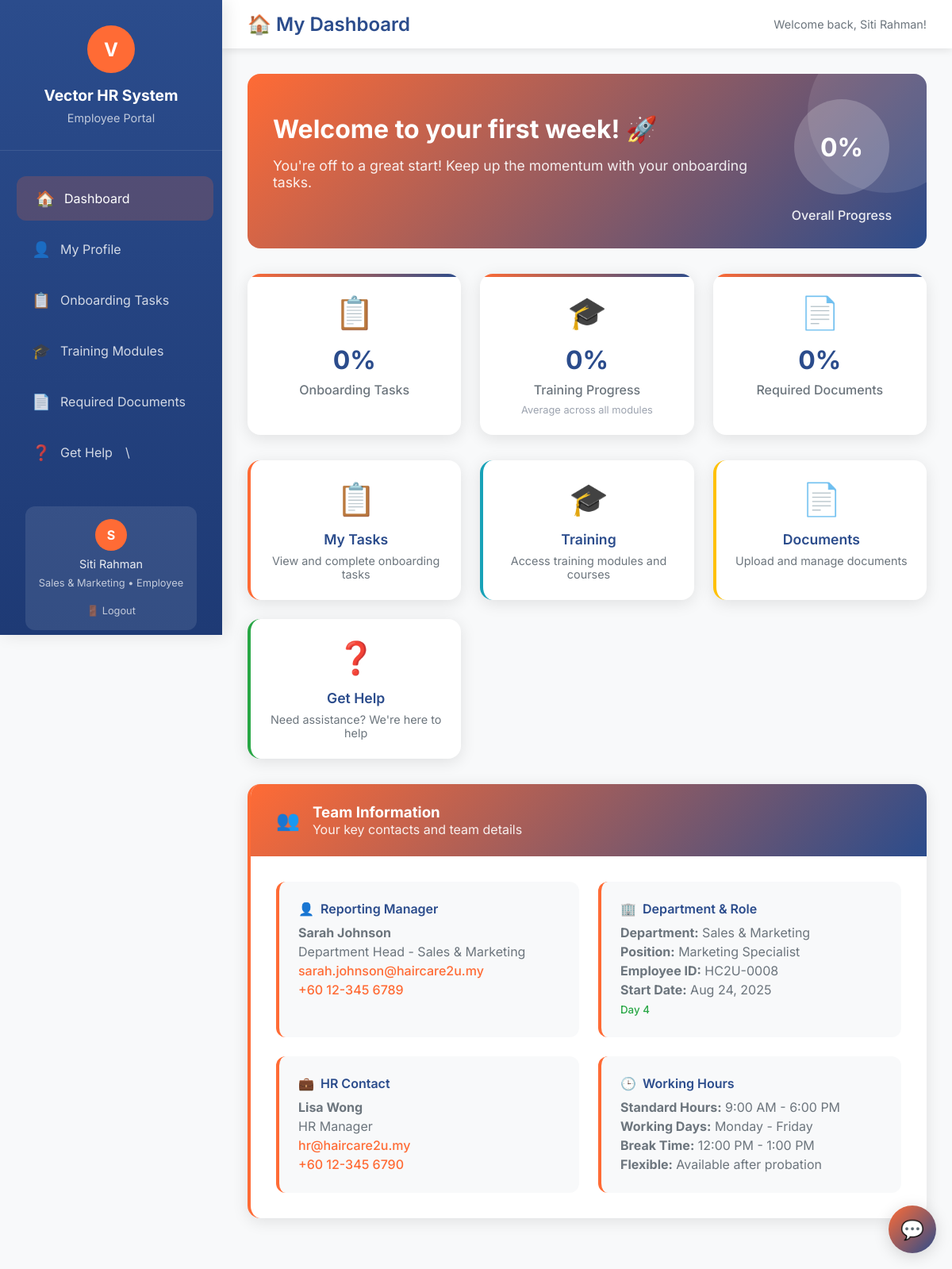
The app's page /employee-dashboard.php (signed in) with its own data.
### tables this page shows
CREATE TABLE `users` (
  `id` int(11) NOT NULL,
  `username` varchar(50) NOT NULL,
  `email` varchar(100) NOT NULL,
  `password` varchar(255) NOT NULL,
  `full_name` varchar(100) NOT NULL,
  `role` enum('hr','candidate','employee') NOT NULL,
  `status` enum('active','inactive') DEFAULT 'active',
  `created_at` timestamp NOT NULL DEFAULT current_timestamp(),
  `updated_at` timestamp NOT NULL DEFAULT current_timestamp() ON UPDATE current_timestamp(),
  `reset_token` varchar(64) DEFAULT NULL,
  `reset_expires` datetime DEFAULT NULL,
  `job_position_id` int(11) DEFAULT NULL,
  `department` varchar(50) DEFAULT 'ALL'
);

CREATE TABLE `job_positions` (
  `id` int(11) NOT NULL,
  `title` varchar(100) NOT NULL,
  `department` varchar(50) NOT NULL,
  `description` text DEFAULT NULL,
  `required_skills` text NOT NULL,
  `experience_level` enum('entry','mid','senior') DEFAULT 'mid',
  `status` enum('active','closed') DEFAULT 'active',
  `created_by` int(11) DEFAULT NULL,
  `created_at` timestamp NOT NULL DEFAULT current_timestamp()
);

### employee-dashboard.php (the view, shortened to what this page needs)
<?php
require_once 'includes/functions.php';
$user_id = $_SESSION['user_id'];
$stmt = $connection->prepare("
    SELECT u.*, jp.title as job_title, jp.department as job_department, jp.description as job_description
    FROM users u
    LEFT JOIN job_positions jp ON u.job_position_id = jp.id
    WHERE u.id = ?
");
$stmt->bind_param("i", $user_id);
$stmt->execute();
$employee = $stmt->get_result()->fetch_assoc();
$user_department = $employee['job_department'] ?: $employee['department'] ?: 'General';
try {
    $stmt = $connection->prepare("
        SELECT
            COUNT(*) as total_tasks,
            SUM(CASE WHEN eo.status = 'completed' THEN 1 ELSE 0 END) as completed_tasks
        FROM onboarding_tasks ot
        LEFT JOIN employee_onboarding eo ON ot.id = eo.task_id AND eo.employee_id = ?
        WHERE ot.is_mandatory = 1 AND (ot.department = 'ALL' OR ot.department = ?)
    ");
    $stmt->bind_param("is", $user_id, $user_department);
    $stmt->execute();
    $task_progress = $stmt->get_result()->fetch_assoc();
    $task_completion = $task_progress['total_tasks'] > 0 ? round(($task_progress['completed_tasks'] / $task_progress['total_tasks']) * 100) : 0;
    $stmt = $connection->prepare("
        SELECT
            COUNT(*) as total_modules,
            SUM(CASE WHEN et.status = 'completed' THEN 1 ELSE 0 END) as completed_modules,
            AVG(CASE WHEN et.progress_percentage IS NOT NULL THEN et.progress_percentage ELSE 0 END) as avg_progress
        FROM training_modules tm
        LEFT JOIN employee_training et ON tm.id = et.module_id AND et.employee_id = ?
        WHERE tm.is_mandatory = 1 AND (tm.department = 'ALL' OR tm.department = ?)
    ");
    $stmt->bind_param("is", $user_id, $user_department);
    $stmt->execute();
    $training_progress = $stmt->get_result()->fetch_assoc();
    $training_avg_progress = round($training_progress['avg_progress'] ?: 0);
    $stmt = $connection->prepare("
        SELECT
            COUNT(*) as total_docs,
            SUM(CASE WHEN status = 'approved' THEN 1 ELSE 0 END) as approved_docs,
            SUM(CASE WHEN status = 'submitted' THEN 1 ELSE 0 END) as submitted_docs
        FROM employee_documents
        WHERE employee_id = ? AND is_required = 1
    ");
    $stmt->bind_param("i", $user_id);
    $stmt->execute();
    $doc_progress = $stmt->get_result()->fetch_assoc();
    $doc_completion = $doc_progress['total_docs'] > 0 ? round(($doc_progress['approved_docs'] / $doc_progress['total_docs']) * 100) : 0;
    $overall_completion = round(($task_completion + $training_avg_progress + $doc_completion) / 3);
} catch(Exception $e) {
    $error = "Database error: " . $e->getMessage();
    $task_completion = $training_completion = $doc_completion = $overall_completion = 0;
    $recent_activity = [];
    $pending_tasks = 0;
    $ticket_stats = ['total_tickets' => 0, 'open_tickets' => 0];
}
$team_info = [
    'reporting_manager' => [
        'name' => 'Sarah Johnson',
        'email' => 'sarah.johnson@haircare2u.my',
        'phone' => '+60 12-345 6789',
        'position' => 'Department Head - ' . $user_department
    ],
    'hr_contact' => [
        'name' => 'Lisa Wong',
        'email' => 'hr@haircare2u.my',
        'phone' => '+60 12-345 6790',
        'position' => 'HR Manager'
    ],
    'department' => $user_department,
    'start_date' => $employee['updated_at'] ?: $employee['created_at'],
    'employee_id' => 'HC2U-' . str_pad($employee['id'], 4, '0', STR_PAD_LEFT)
];
$days_since_hired = 0;
if ($employee['updated_at']) {
    $days_since_hired = floor((time() - strtotime($employee['updated_at'])) / 86400);
}
$welcome_message = "Welcome to HairCare2U! 🎉";
$welcome_subtitle = "You're doing great! Here's your onboarding progress overview.";
if ($days_since_hired <= 1) {
    $welcome_message = "Welcome to the team! 🎉";
    $welcome_subtitle = "Congratulations on being hired! Let's get you started with your onboarding journey.";
} elseif ($days_since_hired <= 7) {
    $welcome_message = "Welcome to your first week! 🚀";
    $welcome_subtitle = "You're off to a great start! Keep up the momentum with your onboarding tasks.";
}
?>
<!DOCTYPE html>
<html lang="en">
<head>
</head>
<body>
    <div class="sidebar" id="sidebar">
        <div class="sidebar-brand">
            <div class="logo">V</div>
            <h3>Vector HR System</h3>
            <p>Employee Portal</p>
        </div>
        <ul class="sidebar-nav">
            <li>
                <a href="employee-dashboard.php" class="active">
                    <span class="icon">🏠</span>
                    <span>Dashboard</span>
                </a>
            </li>
            <li>
                <a href="employee-profile.php">
                    <span class="icon">👤</span>
                    <span>My Profile</span>
                </a>
            </li>
            <li>
                <a href="onboarding-tasks.php">
                    <span class="icon">📋</span>
                    <span>Onboarding Tasks</span>
                </a>
            </li>
            <li>
                <a href="training-modules.php">
                    <span class="icon">🎓</span>
                    <span>Training Modules</span>
                </a>
            </li>
            <li>
                <a href="required-documents.php">
                    <span class="icon">📄</span>
                    <span>Required Documents</span>
                </a>
            </li>
            <li>
                <a href="get-help.php">
                    <span class="icon">❓</span>
                    <span>Get Help</span>
                    \
                </a>
            </li>
        </ul>
        <div class="sidebar-footer">
            <div class="user-profile">
                <div class="avatar"><?php echo substr($employee['full_name'], 0, 1); ?></div>
                <div style="color: rgba(255,255,255,0.9); font-size: 0.9rem; margin-bottom: 0.5rem;">
                    <?php echo htmlspecialchars($employee['full_name']); ?>
                </div>
                <div style="color: rgba(255,255,255,0.7); font-size: 0.8rem; margin-bottom: 1rem;">
                    <?php echo htmlspecialchars($user_department); ?> • Employee
                </div>
                <a href="logout.php" style="color: rgba(255,255,255,0.7); text-decoration: none; font-size: 0.8rem;">
                    🚪 Logout
                </a>
            </div>
        </div>
    </div>
    <div class="main-content">
        <div class="topbar">
            <h1 class="page-title">🏠 My Dashboard</h1>
            <div class="topbar-actions">
                <span style="color: #6c757d; font-size: 0.9rem;">
                    Welcome back, <?php echo htmlspecialchars($employee['full_name']); ?>!
                </span>
            </div>
        </div>
        <div class="content-area">
            <div class="welcome-section">
                <div style="display: flex; align-items: center; justify-content: space-between; flex-wrap: wrap;">
                    <div style="flex: 1; min-width: 300px;">
                        <h2 style="font-size: 2rem; margin-bottom: 1rem;"><?php echo $welcome_message; ?></h2>
                        <p style="font-size: 1.1rem; opacity: 0.9; margin-bottom: 1.5rem;">
                            <?php echo $welcome_subtitle; ?>
                        </p>
                    </div>
                    <div style="text-align: center; min-width: 150px;">
                        <div class="progress-circle">
                            <?php echo $overall_completion; ?>%
                        </div>
                        <p style="margin: 0; opacity: 0.9; font-weight: 500;">Overall Progress</p>
                    </div>
                </div>
            </div>
            <div class="progress-grid">
                <div class="progress-card">
                    <div class="icon">📋</div>
                    <div class="percentage"><?php echo $task_completion; ?>%</div>
                    <div class="label">Onboarding Tasks</div>
                </div>
                <div class="progress-card">
                    <div class="icon">🎓</div>
                    <div class="percentage"><?php echo $training_avg_progress; ?>%</div>
                    <div class="label">Training Progress</div>
                    <div class="sub-label">Average across all modules</div>
                </div>
                <div class="progress-card">
                    <div class="icon">📄</div>
                    <div class="percentage"><?php echo $doc_completion; ?>%</div>
                    <div class="label">Required Documents</div>
                </div>
            </div>
            <div class="quick-actions">
                <a href="onboarding-tasks.php" class="action-card tasks">
                    <div class="action-icon">📋</div>
                    <div class="action-title">My Tasks</div>
                    <div class="action-description">View and complete onboarding tasks</div>
                </a>
                <a href="training-modules.php" class="action-card training">
                    <div class="action-icon">🎓</div>
                    <div class="action-title">Training</div>
                    <div class="action-description">Access training modules and courses</div>
                </a>
                <a href="required-documents.php" class="action-card documents">
                    <div class="action-icon">📄</div>
                    <div class="action-title">Documents</div>
                    <div class="action-description">Upload and manage documents</div>
                </a>
                <a href="get-help.php" class="action-card help">
                    <div class="action-icon">❓</div>
                    <div class="action-title">Get Help</div>
                    <div class="action-description">Need assistance? We're here to help</div>
                </a>
            </div>
            <div class="card">
                <div class="card-header">
                    <span class="icon">👥</span>
                    <div>
                        <h3>Team Information</h3>
                        <p style="margin: 0; opacity: 0.9;">Your key contacts and team details</p>
                    </div>
                </div>
                <div class="card-body">
                    <div class="team-info-grid">
                        <div class="info-card">
                            <div class="title">
                                <span>👤</span>
                                Reporting Manager
                            </div>
                            <div class="content">
                                <strong><?php echo $team_info['reporting_manager']['name']; ?></strong><br>
                                <span><?php echo $team_info['reporting_manager']['position']; ?></span><br>
                                <a href="mailto:<?php echo $team_info['reporting_manager']['email']; ?>" class="contact-link">
                                    <?php echo $team_info['reporting_manager']['email']; ?>
                                </a><br>
                                <a href="tel:<?php echo $team_info['reporting_manager']['phone']; ?>" class="contact-link">
                                    <?php echo $team_info['reporting_manager']['phone']; ?>
                                </a>
                            </div>
                        </div>
                        <div class="info-card">
                            <div class="title">
                                <span>🏢</span>
                                Department & Role
                            </div>
                            <div class="content">
                                <strong>Department:</strong> <?php echo htmlspecialchars($team_info['department']); ?><br>
                                <strong>Position:</strong> <?php echo htmlspecialchars($employee['job_title'] ?: 'Employee'); ?><br>
                                <strong>Employee ID:</strong> <?php echo $team_info['employee_id']; ?><br>
                                <strong>Start Date:</strong> <?php echo date('M j, Y', strtotime($team_info['start_date'])); ?>
                                <?php if ($days_since_hired <= 7): ?>
                                    <br><small style="color: var(--success-color); font-weight: 500;">
                                        <?php echo $days_since_hired == 0 ? 'Joined today!' : "Day $days_since_hired"; ?>
                                    </small>
                                <?php endif; ?>
                            </div>
                        </div>
                        <div class="info-card">
                            <div class="title">
                                <span>💼</span>
                                HR Contact
                            </div>
                            <div class="content">
                                <strong><?php echo $team_info['hr_contact']['name']; ?></strong><br>
                                <span><?php echo $team_info['hr_contact']['position']; ?></span><br>
                                <a href="mailto:<?php echo $team_info['hr_contact']['email']; ?>" class="contact-link">
                                    <?php echo $team_info['hr_contact']['email']; ?>
                                </a><br>
                                <a href="tel:<?php echo $team_info['hr_contact']['phone']; ?>" class="contact-link">
                                    <?php echo $team_info['hr_contact']['phone']; ?>
                                </a>
                            </div>
                        </div>
                        <div class="info-card">
                            <div class="title">
                                <span>🕒</span>
                                Working Hours
                            </div>
                            <div class="content">
                                <strong>Standard Hours:</strong> 9:00 AM - 6:00 PM<br>
                                <strong>Working Days:</strong> Monday - Friday<br>
                                <strong>Break Time:</strong> 12:00 PM - 1:00 PM<br>
                                <strong>Flexible:</strong> Available after probation
                            </div>
                        </div>
                    </div>
                </div>
            </div>
        </div>
    </div>
    <div id="chatbot-container">
        <div id="chatbot-toggle" onclick="toggleChatbot()">
            <div id="chatbot-icon">💬</div>
        </div>
    </div>
</body>
</html>

### records on screen
users: full_name "S", full_name "Siti Rahman", job_position.department "Sales & Marketing", updated_at "Welcome to your first week! 🚀", updated_at "You're off to a great start! Keep up the momentum with your onboarding tasks.", department "Sales & Marketing", job_position.title "Marketing Specialist", updated_at "Aug 24, 2025", updated_at "4"

### other values on screen
$overall_completion "0"
$task_completion "0"
$training_avg_progress "0"
$doc_completion "0"
$team_info['reporting_manager']['name'] "Sarah Johnson"
$team_info['reporting_manager']['position'] "Department Head - Sales & Marketing"
$team_info['reporting_manager']['email'] "sarah.johnson@haircare2u.my"
$team_info['reporting_manager']['phone'] "+60 12-345 6789"
$team_info['employee_id'] "HC2U-0008"
$team_info['hr_contact']['name'] "Lisa Wong"
$team_info['hr_contact']['position'] "HR Manager"
$team_info['hr_contact']['email'] "hr@haircare2u.my"
$team_info['hr_contact']['phone'] "+60 12-345 6790"
